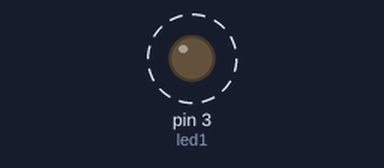
Bench run of a sketch on a simulated Arduino Uno, built with avr-gcc and run on an emulated ATmega328P. On the bench: output pins drawn as LEDs (lit = HIGH). Dashed ring = blinking.

Above: at 0.5 s.
Timing chart, 0 to 4.6 s (numbered marks = the images above):
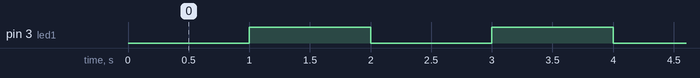

Measured:
- by itself, pin 3 (led1): alternates HIGH for 1.0 s and LOW for 1.0 s

The sketch:

no_delay.ino
```cpp
int led1 = 3;
int ledState = LOW;
unsigned long lastMillis = 0;
const long intrval = 1000;

void setup() {
  pinMode(led1, OUTPUT);
  Serial.begin(9600);
}

void loop() {
  unsigned long millisNow = millis();

  if(millisNow - lastMillis >= intrval){
    lastMillis = millisNow;
    if(ledState == LOW){
      ledState = HIGH;
    }else{
      ledState = LOW;
    }

    digitalWrite(led1, ledState);
  }
}
```
